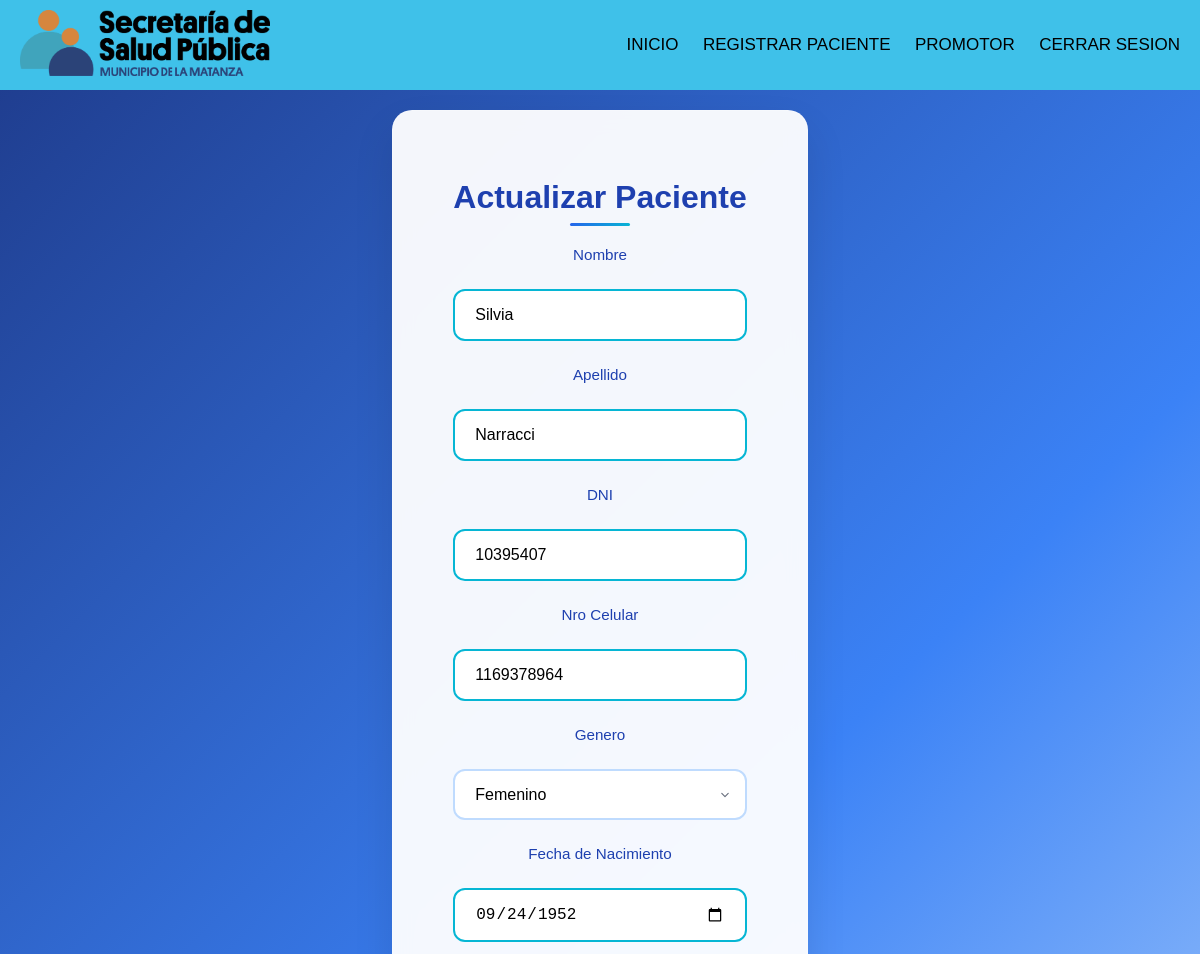
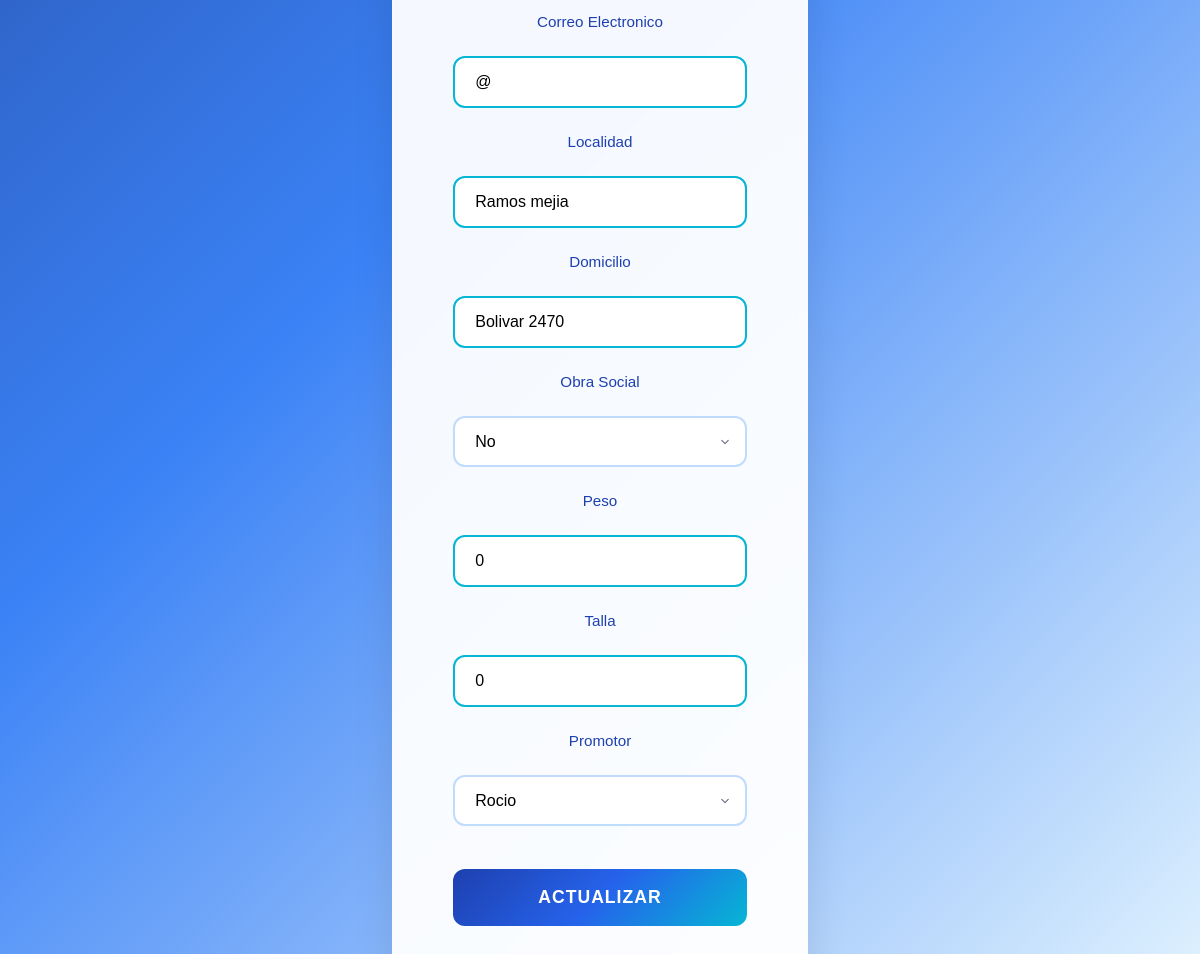
The app's page /admin/editar_paciente.php?id=36 (signed in) with its own data (2 pictures, top to bottom).
### tables this page shows
CREATE TABLE `pacientes` (
  `id_paciente` int(11) NOT NULL,
  `nombre` varchar(50) NOT NULL,
  `apellido` varchar(50) NOT NULL,
  `dni` varchar(10) NOT NULL,
  `celular` int(30) NOT NULL,
  `genero` varchar(30) NOT NULL,
  `fecha_nacimiento` text NOT NULL,
  `correo_electronico` varchar(100) NOT NULL,
  `localidad` varchar(50) NOT NULL,
  `domicilio` varchar(50) NOT NULL,
  `obra_social` varchar(10) NOT NULL,
  `peso` varchar(5) NOT NULL,
  `talla` varchar(3) NOT NULL,
  `promotor` varchar(50) NOT NULL
);

### admin/editar_paciente.php (the view, shortened to what this page needs)
<!DOCTYPE html>
<html lang="en">
<head>
    <link rel="stylesheet" href="../css/editar_paciente.css">
</head>
<body>
<?php
    include ("../db/conexion.php");
if (isset($_GET['id'])) {
    $id = $_GET['id'];
    $consulta = "SELECT * FROM pacientes WHERE id_paciente = $id";
    $resultado = $conex->query($consulta);
    if (mysqli_num_rows($resultado) == 1) {
        $row = mysqli_fetch_array($resultado);
        $nombre = $row['nombre'];
        $apellido = $row['apellido'];
        $dni = $row['dni'];
        $celular = $row['celular'];
        $genero = $row['genero'];
        $fecha_nacimiento = $row['fecha_nacimiento'];
        $correo_electronico = $row['correo_electronico'];
        $localidad = $row['localidad'];
        $domicilio = $row['domicilio'];
        $obra_social = $row['obra_social'];
        $peso = $row['peso'];
        $talla = $row['talla'];
        $promotor = $row['promotor'];
    }
}
?>
<div class="form">
<center>
    <form action="editar_paciente.php?id=<?php echo $id; ?>" method="POST" class="form_paciente">
        <br>
        <h2>Actualizar Paciente</h2>
        <label>Nombre</label><br>
        <input type="text" name="nombre" required placeholder="Nombre:" autofocus value="<?php echo $nombre; ?>"><br>
        <label>Apellido</label><br>
        <input type="text" name="apellido" placeholder="Apellido" required value="<?php echo $apellido; ?>"><br>
        <label>DNI</label><br>
        <input type="number" name="dni" placeholder="DNI" required value="<?php echo $dni; ?>"><br>
        <label>Nro Celular</label><br>
        <input type="number" name="celular" placeholder="Celular" value="<?php echo $celular; ?>"><br>
        <label>Genero</label><br>
        <select name="genero" required>
            <option value="Femenino" <?php if ($genero === "Femenino") echo "selected"; ?>>Femenino</option>
        </select><br>
        <label>Fecha de Nacimiento</label><br>
        <input type="date" name="fecha_nacimiento" required value="<?php echo $fecha_nacimiento; ?>"><br>
        <label>Correo Electronico</label><br>
        <input type="text" name="correo_electronico" placeholder="Correo Eléctronico" required value="<?php echo $correo_electronico; ?>"><br>
        <label>Localidad</label><br>
        <input type="text" name="localidad" placeholder="Localidad" required value="<?php echo $localidad; ?>"><br>
        <label>Domicilio</label><br>
        <input type="text" name="domicilio" placeholder="Domicilio" required value="<?php echo $domicilio; ?>"><br>
        <label>Obra Social</label><br>
        <select name="obra_social" required>
            <option value="No" <?php if ($obra_social === 'No') echo 'selected'; ?>>No</option>
        </select><br>
        <label>Peso</label><br>
        <input type="number" name="peso" placeholder="Peso" required value="<?php echo $peso; ?>"><br>
        <label>Talla</label><br>
        <input type="number" name="talla" placeholder="Talla" required value="<?php echo $talla; ?>"><br>
        <label>Promotor</label><br>
        <select name="promotor" required>
        <?php
        $consulta = "SELECT nombre FROM usuario";
        $resultado = mysqli_query($conex, $consulta);
        while ($fila = mysqli_fetch_assoc($resultado)) {
            $nombrePromotor = $fila['nombre'];
            $selected = ($nombrePromotor === $promotor) ? 'selected' : '';
            echo "<option value='$nombrePromotor' $selected>$nombrePromotor</option>";
        }
        ?>
        </select><br><br>
        <input type="submit" name="actualizar" value="ACTUALIZAR">
    </form>
    </center>
</div>
</body>
</html>

### css/editar_paciente.css (style rules this page uses)
* { margin: 0; padding: 0; box-sizing: border-box; }
body { font-family: 'Segoe UI', Tahoma, Geneva, Verdana, sans-serif; background: linear-gradient(135deg, #1e3a8a 0%, #3b82f6 50%, #e0f2fe 100%); min-height: 100vh; padding: 20px 0; }
.form { display: flex; justify-content: center; align-items: center; min-height: calc(100vh - 100px); padding: 20px; }
.form_paciente { background: rgba(255, 255, 255, 0.95); backdrop-filter: blur(10px); border-radius: 20px; padding: 50px 60px; box-shadow: 0 20px 40px rgba(0, 0, 0, 0.1); width: 100%; max-width: 900px; border: 1px solid rgba(255, 255, 255, 0.2); position: relative; overflow: hidden; }
.form_paciente::before { content: ''; position: absolute; top: 0; left: -100%; width: 100%; height: 100%; background: linear-gradient(90deg, transparent, rgba(255, 255, 255, 0.1), transparent); animation: shine 3s infinite; }
.form_paciente h2 { text-align: center; color: #1e40af; margin-bottom: 30px; font-size: 2rem; font-weight: 600; position: relative; }
.form_paciente h2::after { content: ''; position: absolute; bottom: -10px; left: 50%; transform: translateX(-50%); width: 60px; height: 3px; background: linear-gradient(135deg, #2563eb, #06b6d4); border-radius: 2px; }
.form_paciente label { display: block; margin-bottom: 8px; margin-top: 20px; color: #1e40af; font-weight: 500; font-size: 0.95rem; transition: color 0.3s ease; }
.form_paciente input[type="text"], .form_paciente input[type="number"], .form_paciente input[type="date"], .form_paciente select { width: 100%; padding: 15px 20px; border: 2px solid #bfdbfe; border-radius: 12px; font-size: 1rem; background: #ffffff; transition: all 0.3s ease; outline: none; margin-bottom: 5px; }
.form_paciente input::placeholder { color: #aaa; font-style: italic; }
.form_paciente select { cursor: pointer; appearance: none; background-position: right 12px center; background-repeat: no-repeat; background-size: 16px; padding-right: 40px; }
.form_paciente input[type="submit"] { width: 100%; padding: 18px; background: linear-gradient(135deg, #1e40af 0%, #2563eb 50%, #06b6d4 100%); color: white; border: none; border-radius: 12px; font-size: 1.1rem; font-weight: 600; cursor: pointer; transition: all 0.3s ease; text-transform: uppercase; letter-spacing: 1px; margin-top: 20px; position: relative; overflow: hidden; }
.form_paciente input[type="submit"]::before { content: ''; position: absolute; top: 50%; left: 50%; width: 0; height: 0; background: rgba(255, 255, 255, 0.2); border-radius: 50%; transform: translate(-50%, -50%); transition: width 0.6s, height 0.6s; }
.form_paciente { animation: slideUp 0.6s ease-out; }
.form_paciente input:valid { border-color: #06b6d4; }

### records on screen
pacientes: nombre "Silvia", apellido "Narracci", dni "10395407", celular "1169378964", genero "Femenino", fecha_nacimiento "09/24/1952", correo_electronico "@", localidad "Ramos mejia", domicilio "Bolivar 2470", obra_social "No", peso "0", talla "0"

### other values on screen
form field promotor "Rocio"
